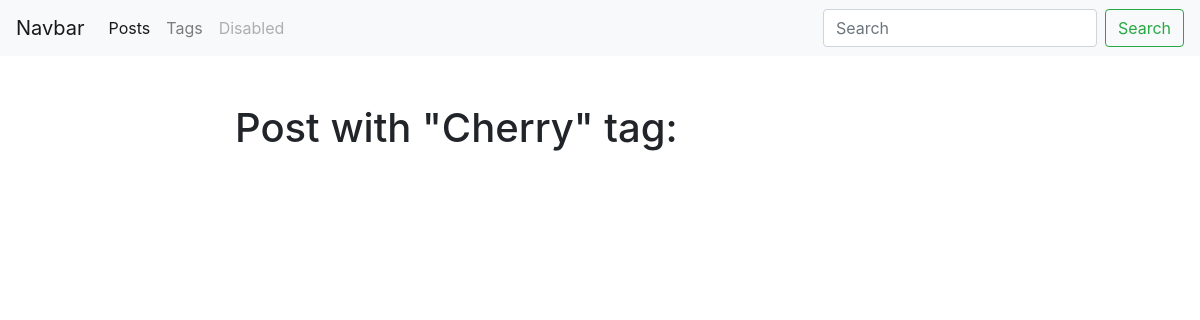
Page /blog/tag/cherry/ on the earlier database version.
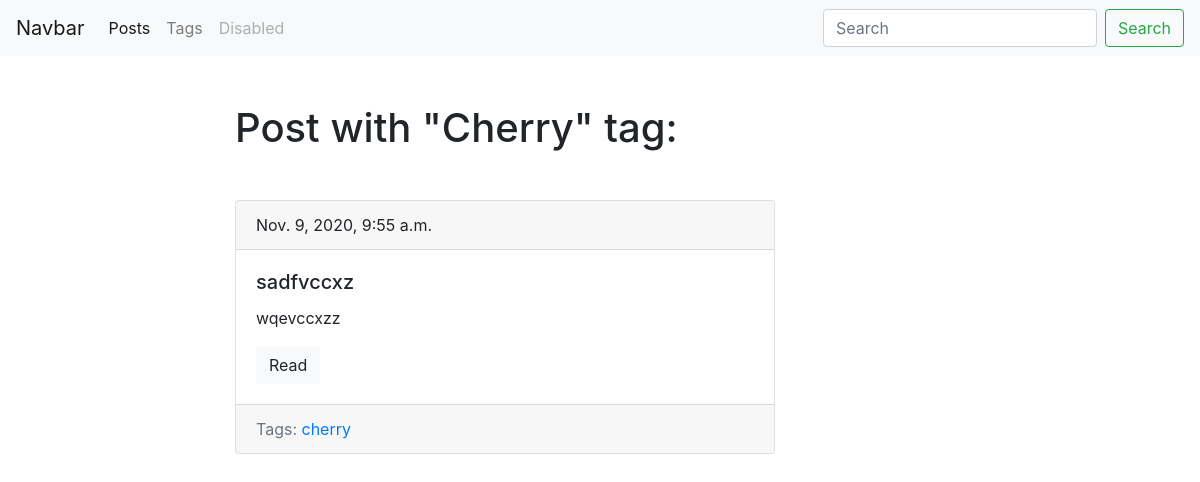
Same page on the later database version.
### blog/models.py (models this page shows, shortened)
class Tag(models.Model):
    title = models.CharField(max_length=50)
    slug = models.SlugField(max_length=50, unique=True)
    def get_absolute_url(self):
        return reverse('tag_detail_url', kwargs={'slug': self.slug})

class Post(models.Model):
    title = models.CharField(max_length=150, db_index=True)
    slug = models.SlugField(max_length=150, blank=True, unique=True)
    body = models.TextField(blank=True, db_index=True)
    tags = models.ManyToManyField('Tag', blank=True, related_name='posts')
    date_pub = models.DateTimeField(auto_now_add=True)
    def get_absolute_url(self):
        return reverse('post_detail_url', kwargs={'slug': self.slug})

### blog/views.py (the view)
# urls.py: path('tag/<str:slug>/', TagDetail.as_view(), name='tag_detail_url'),
class TagDetail(ObjectDetailMixin, View):
    model = Tag
    template = 'blog/tag_detail.html'

### blog/utils.py (called while the page is built)
    def get(self, request, slug):
        obj = get_object_or_404(self.model, slug__iexact=slug)
        return render(request, self.template, context={self.model.__name__.lower(): obj})

### blog/templates/blog/tag_detail.html (shortened to what this page needs)
{% extends 'base.html' %}
{% block content %}
    <h1 class="mb-5">Post with "{{ tag.title|title }}" tag:</h1>
    {% for post in tag.posts.all %}
        {% include 'blog/includes/post_card_template.html/' %}
    {% endfor %}
{% endblock %}

### templates/base.html (shortened to what this page needs)
<!DOCTYPE html>
<html lang="en">
<head>
    <link rel="stylesheet" href="https://cdn.jsdelivr.net/npm/bootstrap@4.5.3/dist/css/bootstrap.min.css">
</head>
<body>
    <nav class="navbar navbar-expand-lg navbar-light bg-light" style="background-color: #e3f2fd;">
        <a class="navbar-brand" href="#">Navbar</a>
        <div class="collapse navbar-collapse" id="navbarSupportedContent">
            <ul class="navbar-nav mr-auto">
                <li class="nav-item active">
                    <a class="nav-link" href="{% url 'posts_list_url' %}"> Posts </a>
                </li>
                <li class="nav-item">
                    <a class="nav-link" href="{% url 'tags_list_url' %}"> Tags </a>
                </li>
                <li class="nav-item">
                    <a class="nav-link disabled" href="#" tabindex="-1" aria-disabled="true">Disabled</a>
                </li>
            </ul>
            <form class="form-inline my-2 my-lg-0">
                <input class="form-control mr-sm-2" type="search" placeholder="Search" aria-label="Search">
                <button class="btn btn-outline-success my-2 my-sm-0" type="submit">Search</button>
            </form>
        </div>
    </nav>
    <div class="container mt-5">
        <div class="row">
            <div class="col-6 offset-md-2">
                {% block content %}{% endblock %}
            </div>
        </div>
    </div>
</body>
</html>

### blog/templates/blog/includes/post_card_template.html
<div class="card" mb-4>
    <div class="card-header">
        {{ post.date_pub}}
    </div>
    <div class="card-body">
        <h5 class="card-title">{{ post.title }}</h5>
        <p class="card-text">{{ post.body|truncatewords:15 }}</p>
        <a href="{{ post.get_absolute_url }}" class="btn btn-light">Read</a>
    </div>
    <div class="card-footer text-muted">
        Tags:
        {% for tag in post.tags.all %}
            <a href="{{ tag.get_absolute_url }}">{{ tag.title }}</a>
        {% endfor %}
    </div>
</div>

Differences in the rows shown:
added Post: date_pub "Nov. 9, 2020, 9:55 a.m.", title "sadfvccxz", body "wqevccxzz", Tag (title "cherry")
